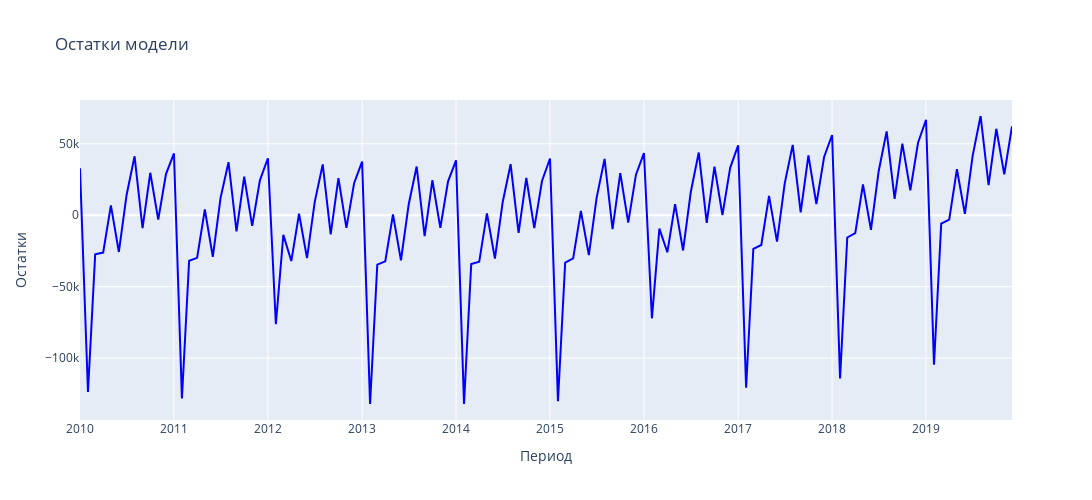

This figure's notebook cell:
### Markdown cell above
Как мы видим среднеквадратическая ошибка равна примерно 46 830 единиц (в нашем случае продаж).
Среднеквадратическая ошибка — это способ измерения средней величины различий между прогнозируемыми значениями и фактическими значениями. По сути, она количественно определяет, насколько хорошо модель прогнозирует числовые результаты.

Получается, что, в среднем, предсказанное значение отклоняется от фактического на 46830 продаж. Учитывая, что среднее количество продаж в месяц составляет более 1,5 млн., то это не такой уж и плохой результат.

Источник: [https://www.geeksforgeeks.org/step-by-step-guide-to-calculating-rmse-using-scikit-learn/]

### Code cell
residuals = pd.DataFrame(res.resid)
residuals.index = pd.to_datetime(residuals.index)

# Создаем график остатков
fig = go.Figure()

fig.add_trace(
    go.Scatter(
        x=residuals.index,
        y=residuals[0],
        mode='lines',
        name='Residuals',
        line=dict(color='blue')
    )
)

fig.update_layout(
    title='Остатки модели',
    xaxis_title='Период',
    yaxis_title='Остатки',
    height=500,
    width=1700
)

fig.show()
